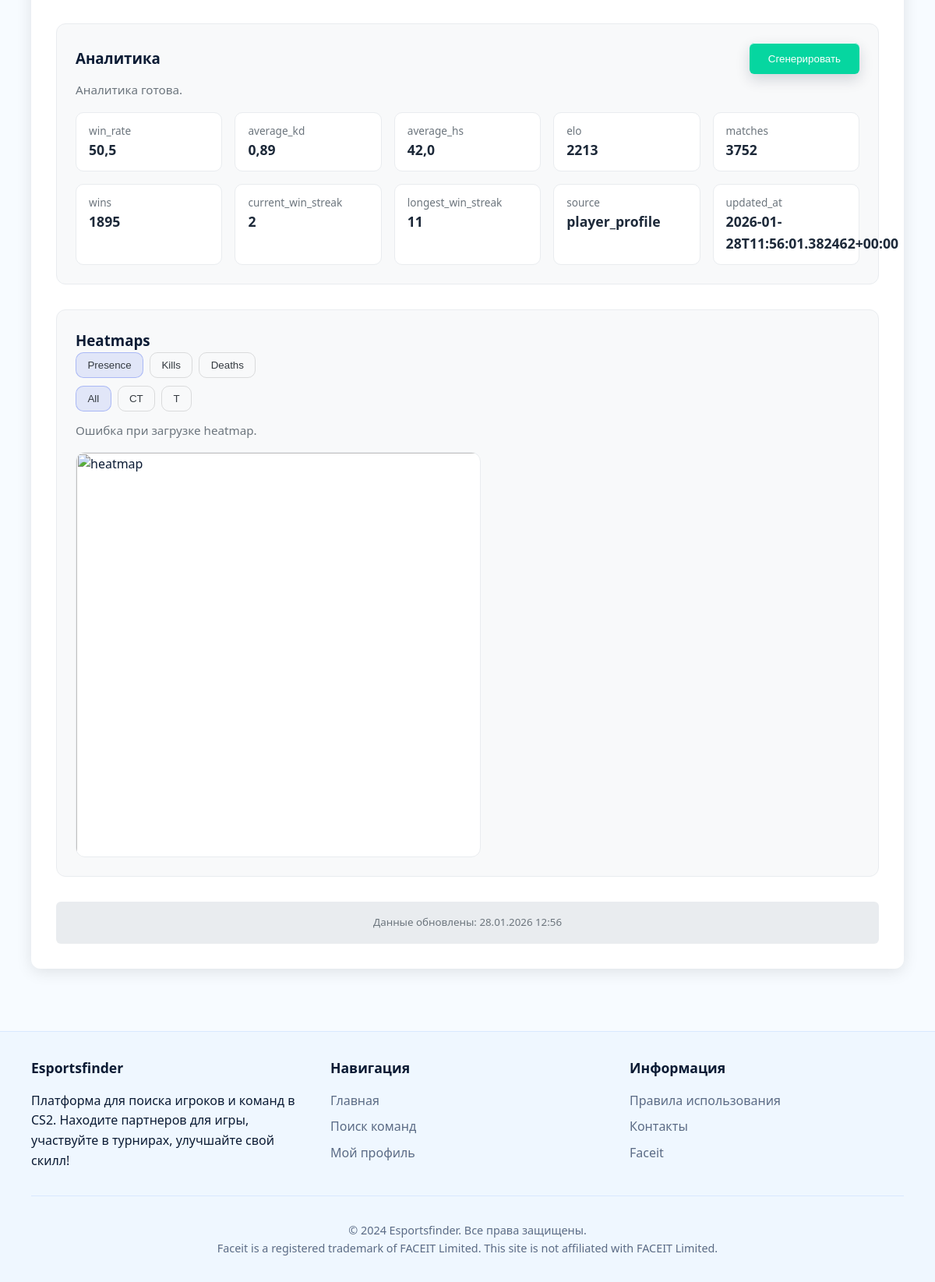
The page /profile/1/ (signed in, lower part) on the database as committed earlier.
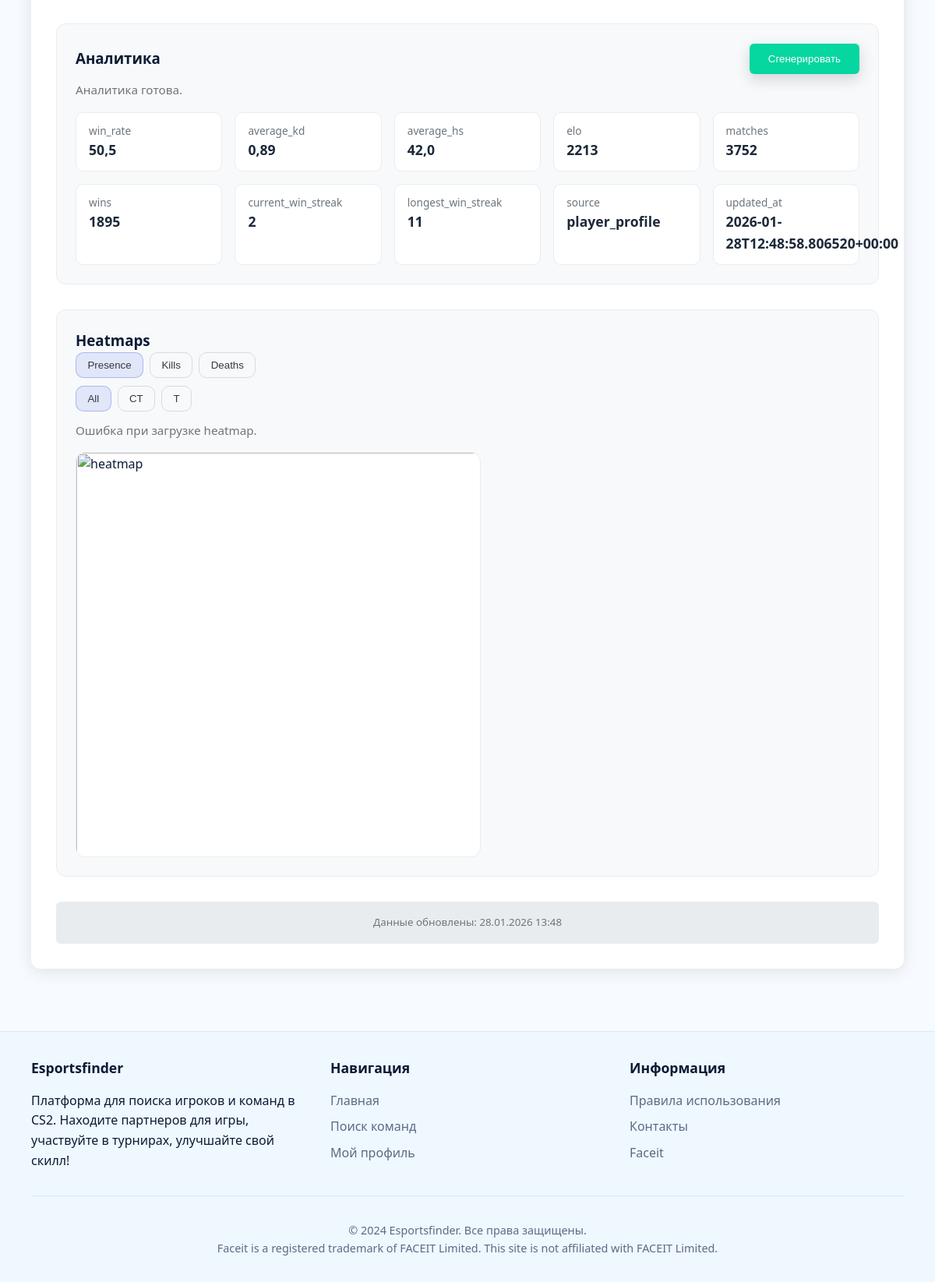
The same page on the database as committed later.
### users/models.py (models this page shows, shortened)
class PlayerProfile(models.Model):
    MAP_CHOICES = [
        ('mirage', 'Mirage'),
        ('dust2', 'Dust 2'),
        ('anubis', 'Anubis'),
        ('ancient', 'Ancient'),
        ('nuke', 'Nuke'),
        ('inferno', 'Inferno'),
        ('overpass', 'Overpass'),
    ]
    CT_POSITION_CHOICES = {
        'mirage': [
            ('mirage_ct_b_anchor', 'Опорник Б'),
            ('mirage_ct_short', 'Шорт'),
            ('mirage_ct_window', 'Окно'),
            ('mirage_ct_con', 'Кон'),
            ('mirage_ct_a_anchor', 'Опорник А'),
        ],
        'dust2': [
            ('dust2_ct_long', 'Лонг'),
            ('dust2_ct_mid', 'Мид'),
            ('dust2_ct_short', 'Шорт'),
            ('dust2_ct_b', 'Б'),
            ('dust2_ct_rotate', 'Ротейт'),
        ],
        'anubis': [
            ('anubis_ct_b_anchor', 'Опорник Б'),
            ('anubis_ct_con', 'Кон'),
            ('anubis_ct_mid', 'Мид'),
            ('anubis_ct_a_anchor', 'Опорник А'),
            ('anubis_ct_rotate', 'Ротейт'),
        ],
        'nuke': [
            ('nuke_ct_outside', 'Улица'),
            ('nuke_ct_main', 'Мейн'),
            ('nuke_ct_a_anchor', 'Опорник А'),
            ('nuke_ct_rotate', 'Ротейт'),
            ('nuke_ct_ramp', 'Рамп'),
        ],
        'ancient': [
            ('ancient_ct_b_anchor', 'Опорник Б'),
            ('ancient_ct_cave', 'Кейв'),
            ('ancient_ct_mid', 'Мид'),
            ('ancient_ct_donate', 'Донат'),
            ('ancient_ct_a_anchor', 'Опорник А'),
        ],
        'inferno': [
            ('inferno_ct_b_anchor', 'Опорник Б'),
            ('inferno_ct_rotate', 'Ротейт'),
            ('inferno_ct_long', 'Лонг'),
            ('inferno_ct_short', 'Шорт'),
            ('inferno_ct_aps', 'АПС'),
        ],
        'overpass': [
            ('overpass_ct_b_anchor', 'Опорник Б'),
            ('overpass_ct_rotate', 'Ротейт'),
            ('overpass_ct_mid', 'Мид'),
            ('overpass_ct_con', 'Кон'),
        ],
    }
    T_ROLE_CHOICES = [
        ('lurker', 'Люркер'),
        ('entry', 'Ентри'),
        ('support', 'Сапорт'),
    ]
    user = models.OneToOneField(CustomUser, on_delete=models.CASCADE, related_name='player_profile')
    faceit_player_id = models.CharField(max_length=100, blank=True)
    country = models.CharField(max_length=10, blank=True)
    level = models.IntegerField(null=True, blank=True)
    elo = models.IntegerField(null=True, blank=True)
    skill_level = models.IntegerField(null=True, blank=True)
    faceit_url = models.URLField(blank=True)
    avatar = models.URLField(blank=True)
    matches = models.IntegerField(default=0)
    wins = models.IntegerField(default=0)
    win_rate = models.FloatField(default=0.0)
    average_kd = models.FloatField(default=0.0)
    average_hs = models.FloatField(default=0.0)
    current_win_streak = models.IntegerField(default=0)
    longest_win_streak = models.IntegerField(default=0)
    is_igl = models.BooleanField(default=False)
    can_awp = models.BooleanField(default=False)
    mirage_ct_position = models.CharField(max_length=50, blank=True)
    dust2_ct_position = models.CharField(max_length=50, blank=True)
    anubis_ct_position = models.CharField(max_length=50, blank=True)
    nuke_ct_position = models.CharField(max_length=50, blank=True)
    ancient_ct_position = models.CharField(max_length=50, blank=True)
    inferno_ct_position = models.CharField(max_length=50, blank=True)
    overpass_ct_position = models.CharField(max_length=50, blank=True)
    t_role = models.CharField(max_length=20, choices=T_ROLE_CHOICES, blank=True)
    description = models.TextField(blank=True)
    steam_id = models.CharField(max_length=50, blank=True)
    last_faceit_update = models.DateTimeField(null=True, blank=True)
    profile_created = models.DateTimeField(default=timezone.now)
    @staticmethod
    def _split_positions(value):
        if not value:
            return []
        if isinstance(value, (list, tuple)):
            return list(value)
        return [item for item in value.split(',') if item]
    def get_ct_position_display(self, map_name):
        positions = self.CT_POSITION_CHOICES.get(map_name, [])
        position_lookup = dict(positions)
        stored_value = getattr(self, f'{map_name}_ct_position', '')
        selected_positions = self._split_positions(stored_value)
        labels = [position_lookup.get(position, position) for position in selected_positions]
        return ', '.join(labels) if labels else 'Не указано'
    def get_mirage_ct_position_display(self):
        return self.get_ct_position_display('mirage')
    def get_dust2_ct_position_display(self):
        return self.get_ct_position_display('dust2')
    def get_anubis_ct_position_display(self):
        return self.get_ct_position_display('anubis')
    def get_nuke_ct_position_display(self):
        return self.get_ct_position_display('nuke')
    def get_ancient_ct_position_display(self):
        return self.get_ct_position_display('ancient')
    def get_inferno_ct_position_display(self):
        return self.get_ct_position_display('inferno')
    def get_overpass_ct_position_display(self):
        return self.get_ct_position_display('overpass')
    def get_t_role_display(self):
        for role_code, role_name in self.T_ROLE_CHOICES:
            if role_code == self.t_role:
                return role_name
        return 'Не указано'

### users/views.py (the view, shortened to what this page needs)
# urls.py: path('profile/<int:user_id>/', views.profile, name='profile'),
@login_required
def profile(request, user_id):
    user = get_object_or_404(CustomUser, id=user_id)
    if not request.user.is_superuser and request.user != user:
        messages.error(request, 'У вас нет доступа к этому профилю.')
        return redirect('home')
    context = {'profile_user': user, 'steamid64': ''}
    if user.user_type == CustomUser.USER_TYPE_PLAYER:
        try:
            player_profile = PlayerProfile.objects.get(user=user)
            context['player_profile'] = player_profile
            context['steamid64'] = (
                getattr(player_profile, "steamid64", None)
                or getattr(player_profile, "steam_id64", None)
                or getattr(player_profile, "steam_id", None)
                or ""
            )
            context['steamid64_debug'] = {
                "steamid64": getattr(player_profile, "steamid64", None),
                "steam_id64": getattr(player_profile, "steam_id64", None),
                "steam_id": getattr(player_profile, "steam_id", None),
            }
            period = "last_20"
            cache_key = f"agg:{player_profile.id}:{period}"
            analytics_aggregates = cache.get(cache_key)
            if analytics_aggregates is None:
                analytics_aggregates = list(
                    AnalyticsAggregate.objects.filter(
                        profile=player_profile,
                        period=period,
                    )
                )
                cache.set(cache_key, analytics_aggregates, 120)
            context["analytics_period"] = period
            context["analytics_aggregates"] = analytics_aggregates
            context["analytics_ready"] = bool(analytics_aggregates)
            context["heatmap_ready"] = HeatmapAggregate.objects.filter(
                profile=player_profile,
                period=period,
            ).exists()
            context["analytics_job"] = (
                ProcessingJob.objects.filter(profile=player_profile)
                .order_by("-created_at")
                .first()
            )
            context["can_trigger_analytics"] = request.user == user or request.user.is_superuser
        except PlayerProfile.DoesNotExist:
            messages.warning(request, 'Профиль игрока не найден.')
            context['player_profile'] = None
    return render(request, 'users/profile.html', context)

### users/templates/users/profile.html (shortened to what the changed rows need)
{% extends 'users/base.html' %}
{% block content %}
<div class="profile-container">
    <div class="profile-content">
        {% if profile_user.user_type == 'player' %}
            {% if player_profile %}
            <div class="profile-stats">
                <div id="analytics-root"
                     class="analytics-card"
                     data-profile-id="{{ player_profile.id }}"
                     data-job-id="{% if analytics_job %}{{ analytics_job.id }}{% endif %}"
                     data-job-status="{% if analytics_job %}{{ analytics_job.status }}{% endif %}"
                     data-period="{{ analytics_period|default:'last_20' }}"
                     data-can-trigger="{% if can_trigger_analytics %}1{% else %}0{% endif %}">
                    {% if analytics_aggregates %}
                        <div class="analytics-metrics">
                            {% for key, value in analytics_aggregates.0.metrics_json.items %}
                                <div class="analytics-metric">
                                    <span class="metric-label">{{ key }}</span>
                                    <strong class="metric-value">{{ value }}</strong>
                                </div>
                            {% endfor %}
                        </div>
                    {% endif %}
                </div>
                {% if player_profile.last_faceit_update %}
                <div class="update-info">
                    <p>
                        <small>
                            Данные обновлены: {{ player_profile.last_faceit_update|date:"d.m.Y H:i" }}
                        </small>
                    </p>
                </div>
                {% endif %}
            </div>
            {% else %}
            <div class="empty-profile">
                <h3>Профиль игрока не найден</h3>
                <p>Нажмите кнопку "Обновить с Faceit" чтобы создать профиль</p>
            </div>
            {% endif %}
        {% endif %}
    </div>
</div>
{% endblock %}

Rows that differ between the two databases and show on the page:
changed PlayerProfile: last_faceit_update "28.01.2026 12:56" → "28.01.2026 13:48"
Other text that changed with them:
new list line: "updated_at 2026-01-28T12:48:58.806520+00:00"
list line gone: "updated_at 2026-01-28T11:56:01.382462+00:00"
